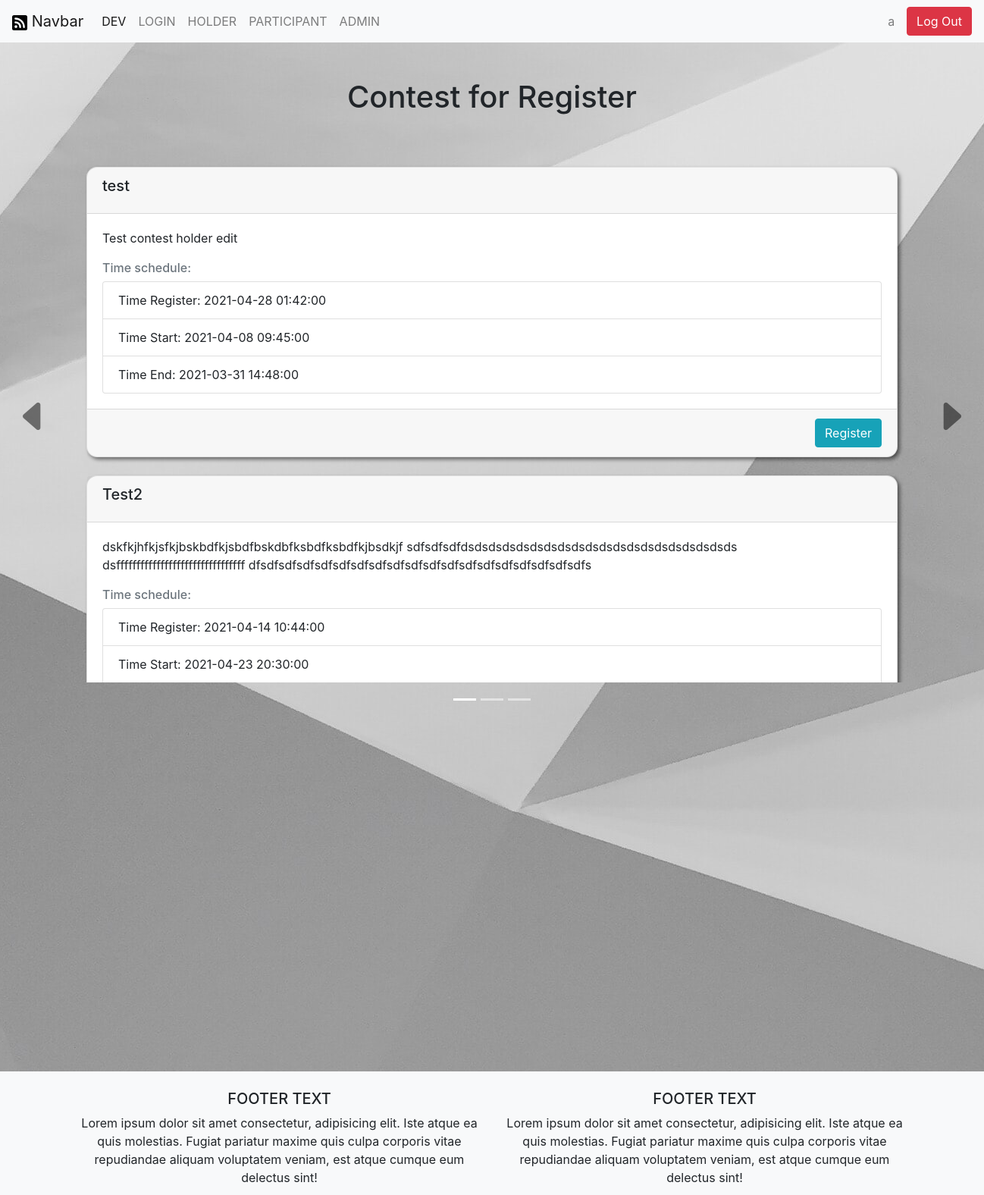
The app's page /participant/ (signed in) with its own data.
### ContestAdmin/models.py (models this page shows)
class Contest(models.Model):
    IDUser = models.CharField(max_length=100)
    Title = models.TextField()
    Description = models.TextField()
    LinkContest = models.CharField(max_length=100)
    LinkDataTrain = models.CharField(max_length=100)
    LinkDataTest = models.CharField(max_length=100)
    LinkTester = models.CharField(max_length=100)
    TimeRegister = models.DateTimeField()
    TimeStart = models.DateTimeField()
    TimeEnd = models.DateTimeField()
    TimeOut = models.IntegerField()
    IDLanguage = models.CharField(max_length=100)

### ContestParticipant/views.py (the view, shortened to what this page needs)
# urls.py: path('participant/',  views.ParticipantView.as_view(), name='participant'),
class ParticipantView(View):
    def get(self, request):
        if request.user.is_active:
            try:
                userName = request.user.username
            except:
                userName = ''
            try:
                conn = sqlite3.connect('./db.sqlite3')
                cmd = "SELECT id FROM auth_user WHERE username='{}'".format(userName)
                data = conn.execute(cmd)
                for row in data:
                    id = row[0]
                cmd = "SELECT ContestAdmin_contest.id,ContestAdmin_contest.Title,ContestAdmin_contest.Description,ContestAdmin_contest.TimeRegister,ContestAdmin_contest.TimeStart,ContestAdmin_contest.TimeEnd,ContestAdmin_language.Language,ContestAdmin_status.Status FROM ContestAdmin_status JOIN ContestAdmin_contest ON ContestAdmin_status.IDcontest = ContestAdmin_contest.id JOIN ContestAdmin_language ON ContestAdmin_language.id = ContestAdmin_contest.IDLanguage WHERE ContestAdmin_status.IDUser = '{}' GROUP BY ContestAdmin_status.IDContest".format(id)
                submited = conn.execute(cmd)
                cmd = "SELECT ContestAdmin_contest.id,ContestAdmin_contest.Title,ContestAdmin_contest.Description,ContestAdmin_contest.TimeRegister,ContestAdmin_contest.TimeStart,ContestAdmin_contest.TimeEnd,ContestAdmin_language.Language FROM ContestAdmin_registercontest JOIN ContestAdmin_contest ON ContestAdmin_contest.id = ContestAdmin_registercontest.IDContest JOIN ContestAdmin_language ON ContestAdmin_contest.IDLanguage = ContestAdmin_language.id WHERE ContestAdmin_registercontest.IDUser='{0}' AND ContestAdmin_registercontest.IDcontest NOT IN (SELECT (IDcontest) FROM ContestAdmin_status WHERE IDUser = '{0}')".format(id)
                registed = conn.execute(cmd)
                cmd = "SELECT ContestAdmin_contest.id,ContestAdmin_contest.Title,ContestAdmin_contest.Description,ContestAdmin_contest.TimeRegister,ContestAdmin_contest.TimeStart,ContestAdmin_contest.TimeEnd,ContestAdmin_language.Language FROM ContestAdmin_contest JOIN ContestAdmin_language ON ContestAdmin_contest.IDLanguage = ContestAdmin_language.id WHERE ContestAdmin_contest.id NOT IN (SELECT (IDcontest) FROM ContestAdmin_registercontest WHERE ContestAdmin_registercontest.IDUser = '{0}')".format(id)
                unregisted = conn.execute(cmd)
            except Exception as e:
                print(e)
            historyContests=[]
            regisContests=[]
            unRegisContests=[]
            for row in unregisted:
                t = {
                    "idContest": row[0],
                    "title": row[1],
                    "description": row[2],
                    "timeRegister": row[3],
                    "timeStart": row[4],
                    "timeEnd": row[5],
                    "language": row[6],
                    "isRegister": False,
                }
                unRegisContests.append(t)
            context = {
                'name': userName,
                'unRegisContests':unRegisContests,
                'regisContests': regisContests,
                'historyContests': historyContests,
            }
            return render(request, path.templateParticipant , context)
        else:
            request.session['messAuth'] = 'Please Log In'
            return redirect('login')

### templates/ContestParticipant/index.html (shortened to what this page needs)
{% extends 'base.html' %}
{% load static %} {% block body %}
<div class="container" style="min-height: 80vh">
  <h1 id="headerPage" class="text-center mt-5 mb-5 fade-in">
    Contest for Register
  </h1>
  <div class="row">
    <div class="col-lg-12 col-sm-12">
      <div id="carouselExampleIndicators" class="carousel slide">
        <ol class="carousel-indicators custom-indicators">
          <li class="active item1"></li>
          <li class="item2"></li>
          <li class="item3"></li>
        </ol>
        <div class="carousel-inner">
          <div class="carousel-item active custom-carousel">
            {% for data in unRegisContests %}
            <div class="card mb-4">
              <div class="card-header">
                <h5 class="card-title">{{ data.title }}</h5>
              </div>
              <div class="card-body">
                <div>{{ data.description }}</div>
                <div class="mt-4">
                  <h6 class="card-subtitle text-muted">Time schedule:</h6>
                  <ul class="list-group mt-2">
                    <li class="list-group-item">
                      Time Register: {{ data.timeRegister }}
                    </li>
                    <li class="list-group-item">
                      Time Start: {{ data.timeStart }}
                    </li>
                    <li class="list-group-item">
                      Time End: {{ data.timeEnd }}
                    </li>
                  </ul>
                </div>
              </div>
              <div class="card-footer">
                <a href="{% url 'register' id=data.idContest%}"
                  ><button class="btn btn-info float-right">Register</button></a
                >
              </div>
            </div>
            {% endfor %}
          </div>
        </div>
        <a
          class="carousel-control-prev custom-control-prev"
          href="#carouselExampleIndicators"
          role="button"
          data-slide="prev"
        >
          <span><i class="bi bi-caret-left-fill"></i></span>
        </a>
        <a
          class="carousel-control-next custom-control-next"
          href="#carouselExampleIndicators"
          role="button"
          data-slide="next"
        >
          <span><i class="bi bi-caret-right-fill"></i></span>
        </a>
      </div>
    </div>
  </div>
</div>
{% endblock %}

### static/cssJs/base.css (style rules this page uses)
body { background-image: url("../images/backGround.jpg"); background-repeat: no-repeat; background-attachment: fixed; background-position: center; }
.fade-in { animation: fadeIn ease 0.5s; }

### records on screen
Contest: title "test", description "Test contest holder edit", timeRegister "2021-04-28 01:42:00", timeStart "2021-04-08 09:45:00", timeEnd "2021-03-31 14:48:00"
Contest: title "Test2", description "dskfkjhfkjsfkjbskbdfkjsbdfbskdbfksbdfksbdfkjbsdkjf sdfsdfsdfdsdsdsdsdsdsdsdsdsdsdsdsdsdsdsdsdsdsdsds dsffffffffffffffffffffffffffffffff dfsdfsdfsdfsdfsdfsdfsdfsdfsdfsdfsdfsdfsdfsdfsdfsdfsdfsdfs", timeRegister "2021-04-14 10:44:00", timeStart "2021-04-23 20:30:00"

### other values on screen
{{ name }} "a"
